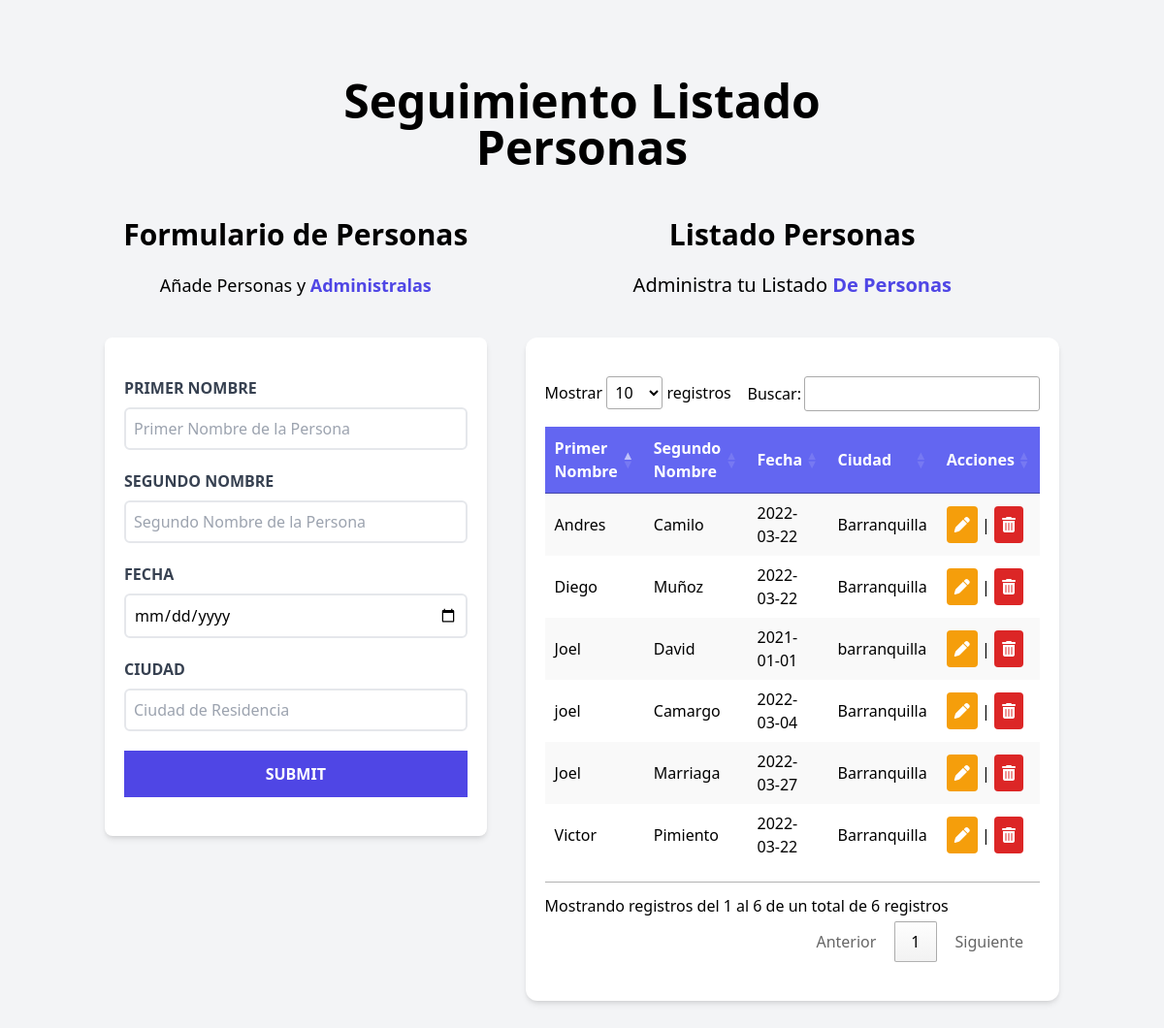
The page / on the database its author committed.
### tables this page shows
CREATE TABLE IF NOT EXISTS `persona` (
  `idpersona` int(11) NOT NULL AUTO_INCREMENT,
  `firstName` varchar(45) NOT NULL,
  `lastName` varchar(45) NOT NULL,
  `dob` date NOT NULL,
  `city` varchar(45) NOT NULL,
  PRIMARY KEY (`idpersona`)
);

### Data/Conexion.php (called while the page is built)
<?php
    class Conexion {
        public static function con() {
            $host = 'localhost';
            $user = 'root';
            $password = '';
            $db = 'personas';
            $enlace = mysqli_connect($host, $user, $password) or die("Error conectando al servidor");
          mysqli_select_db ($enlace, $db)or die ($db. " Base de datos no encontrada.". $user);
          return $enlace;
        }
    }

### Bussines/PersonService.php (called while the page is built, shortened)
<?php
    require_once('Data/Conexion.php');
    class PersonService{
        public static function getPersons(){
            $sql = "SELECT * from persona";
            $registros = [];
            $res = mysqli_query(Conexion::con(), $sql);
            while($reg=mysqli_fetch_assoc($res)){
                $registros[]=$reg;
            }
            return $registros;
        }
    }
?>

### index.php (the view, shortened to what this page needs)
<?php
require_once('Bussines/PersonService.php');
?>
<!DOCTYPE html>
<html lang="es">
<head>
    <script src="https://cdn.tailwindcss.com"></script>
    <link rel="stylesheet" type="text/css" href="https://cdn.datatables.net/1.11.5/css/jquery.dataTables.css">
</head>
<body class="bg-gray-100 h-screen">
    <div class="container mx-auto mt-20">
    <h1 class="font-black text-5xl text-center md:w-2/3 mx-auto">
        Seguimiento Listado <span className="text-indigo-600">Personas</span>
    </h1>
        <div class="mt-12 md:flex">
            <?php
                if(isset($_GET['editar'])){
                    $id =  $_GET['id'];
                    $person = PersonService::getPerson($id);
            ?>
            <div class="md:w-1/2 lg:w-2/5 mx-5">
                <h4 class="font-black text-3xl text-center">Formulario de Personas</h4>
                <p class="text-lg mt-5 text-center mb-10">
                    Añade Personas y
                    <span class="text-indigo-600 font-bold">Administralas</span>
                </p>
                <form class="bg-white shadow-md rounded-lg py-10 px-5 mb-10" name="persona" method="GET" >
                <div hidden id="errorMsg" class="bg-red-700 text-white text-center p-3 uppercase font-bold mb-3 rounded-md">
                    <p>Todos Los Campos Son Requeridos</p>
                </div>
                    <div class="mb-5">
                        <input id="id" type="hidden" name="id" placeholder="Primer Nombre de la Persona" class="border-2 w-full p-2 mt-2 placeholder-gray-400 rounded-md" value="<?= $person['idpersona'] ?>"/>
                        <label for="pNombre" class="block text-gray-700 uppercase font-bold">Primer Nombre
                        </label>
                        <input id="pNombre" type="text" name="pNombre" placeholder="Primer Nombre de la Persona" class="border-2 w-full p-2 mt-2 placeholder-gray-400 rounded-md" value="<?= $person['firstName'] ?>" onchange=" obj['pNombre'] = this.value"/>
                    </div>
                    <div class="mb-5">
                        <label for="sNombre" class="block text-gray-700 uppercase font-bold">Segundo Nombre
                        </label>
                        <input id="sNombre" type="text" name="sNombre" placeholder="Segundo Nombre de la Persona" class="border-2 w-full p-2 mt-2 placeholder-gray-400 rounded-md" value="<?= $person['lastName'] ?>" onchange=" obj['sNombre'] = this.value"/>
                    </div>
                    <div class="mb-5">
                        <label for="Dob" class="block text-gray-700 uppercase font-bold">Fecha
                        </label>
                        <input id="Dob" type="date" name="dob" class="border-2 w-full p-2 mt-2 placeholder-gray-400 rounded-md" value="<?= $person['dob'] ?>" onchange=" obj['dob'] = this.value"/>
                    </div>
                    <div class="mb-5">
                        <label for="ciudad" class="block text-gray-700 uppercase font-bold">Ciudad
                        </label>
                        <input id="ciudad" type="text" name="city" placeholder="Ciudad de Residencia" class="border-2 w-full p-2 mt-2 placeholder-gray-400 rounded-md" value="<?= $person['city'] ?>" onchange=" obj['ciudad'] = this.value"/>
                    </div>
                    <input type="submit" class="bg-indigo-600 w-full p-3 text-white uppercase font-bold hover:bg-indigo-700 cursor-pointer transition-colors" value="actualizar"/>
                </form>
            </div>
            <?php }else{ ?>
                <div class="md:w-1/2 lg:w-2/5 mx-5">
                <h4 class="font-black text-3xl text-center">Formulario de Personas</h4>
                <p class="text-lg mt-5 text-center mb-10">
                    Añade Personas y
                    <span class="text-indigo-600 font-bold">Administralas</span>
                </p>
                <form class="bg-white shadow-md rounded-lg py-10 px-5 mb-10" name="persona" method="GET">
                    <div class="mb-5">
                        <label for="pNombre" class="block text-gray-700 uppercase font-bold">Primer Nombre
                        </label>
                        <input id="pNombre" name="pNombre" type="text" placeholder="Primer Nombre de la Persona" class="border-2 w-full p-2 mt-2 placeholder-gray-400 rounded-md" onchange=" obj['pNombre'] = this.value"/>
                    </div>
                    <div class="mb-5">
                        <label for="sNombre"  class="block text-gray-700 uppercase font-bold">Segundo Nombre
                        </label>
                        <input id="sNombre" name="sNombre" type="text" placeholder="Segundo Nombre de la Persona" class="border-2 w-full p-2 mt-2 placeholder-gray-400 rounded-md" onchange=" obj['sNombre'] = this.value"/>
                    </div>
                    <div class="mb-5">
                        <label for="dob" class="block text-gray-700 uppercase font-bold">Fecha
                        </label>
                        <input id="dob" name="dob" type="date" class="border-2 w-full p-2 mt-2 placeholder-gray-400 rounded-md" onchange=" obj['dob'] = this.value"/>
                    </div>
                    <div class="mb-5">
                        <label for="city" class="block text-gray-700 uppercase font-bold">Ciudad
                        </label>
                        <input id="city" name="city" type="text" placeholder="Ciudad de Residencia" class="border-2 w-full p-2 mt-2 placeholder-gray-400 rounded-md" onchange=" obj['city'] = this.value"/>
                    </div>
                    <input type="submit" class="bg-indigo-600 w-full p-3 text-white uppercase font-bold hover:bg-indigo-700 cursor-pointer transition-colors" />
                </form>
            </div>
            <?php } ?>
            <div class="md:w-1/2 lg:w-3/5 md:h-screen">
                <h2 class="font-black text-3xl text-center">Listado Personas</h2>
                        <p class="text-xl mt-5 mb-10 text-center">
                            Administra tu Listado
                            <span class="text-indigo-600 font-bold">De Personas</span>
                        </p>
                <div class="mx-5 my-10 bg-white shadow-md px-5 py-10 rounded-xl overflow-x-scroll">
                    <table id="example" class="stripe hover" style="width:100%; padding-top: 1em;  padding-bottom: 1em;">
                        <thead>
                            <tr class="bg-indigo-500 bg-opacity-100 text-white">
                            <th>Primer Nombre</th>
                            <th>Segundo Nombre</th>
                            <th>Fecha</th>
                            <th>Ciudad</th>
                            <th>Acciones</th>
                            </tr>
                        </thead>
                        <tbody>
                             <?php
                                $personas = PersonService::getPersons();
                                foreach ($personas as $person) {
                             ?>
                                <tr>
                                    <td><?= $person['firstName'] ?></td>
                                    <td><?= $person['lastName'] ?></td>
                                    <td><?= $person['dob'] ?></td>
                                    <td><?= $person['city'] ?></td>
                                    <td>
                                        <a href="?editar&id=<?= $person['idpersona'] ?>" class="p-2 bg-amber-500 text-white rounded"><i class="fa fa-pen"></i></a> | <a onclick="eliminar(<?= $person['idpersona'] ?>)" class="p-2 bg-red-600 text-white rounded cursor-pointer"><i class="fa fa-trash"></i></a>
                                    </td>
                                </tr>
                            <?php
                                        }
                            ?>
                        </tbody>
                    </table>
                </div>
            </div>
        </div>
        </div>
</body>
</html>

### rows shown on the page
persona: firstName "Joel", lastName "David", dob "2021-01-01", city "barranquilla"
persona: firstName "Diego", lastName "Muñoz", dob "2022-03-22", city "Barranquilla"
persona: firstName "Victor", lastName "Pimiento", dob "2022-03-22", city "Barranquilla"
persona: firstName "Andres", lastName "Camilo", dob "2022-03-22", city "Barranquilla"
persona: firstName "joel", lastName "Camargo", dob "2022-03-04", city "Barranquilla"
persona: firstName "Joel", lastName "Marriaga", dob "2022-03-27", city "Barranquilla"
